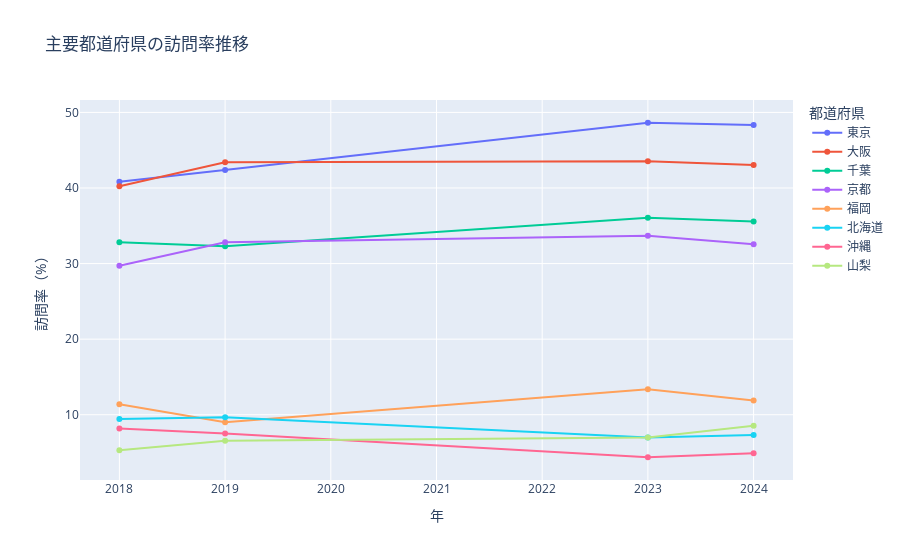

Here is the notebook cell this chart was saved with:
### Markdown cell above
### 4. 主要都道府県の訪問率時系列推移

代表的な都道府県を抽出し、訪問率の推移を時系列で確認する。

### Code cell
targets = ["東京", "大阪", "京都", "千葉", "福岡", "山梨", "北海道", "沖縄"]

df_ts = df[df["prefecture"].isin(targets)]

fig = px.line(
    df_ts,
    x="year",
    y="visit_rate",
    color="prefecture",
    markers=True,
    title="主要都道府県の訪問率推移",
    labels={
        "year": "年",
        "visit_rate": "訪問率（%）",
        "prefecture": "都道府県"
    }
)

fig.update_xaxes(dtick=1, tickformat="d")
fig.show()

### Figure 1 — Plotly figure (JSON) as saved in the notebook; plotly's stock layout.template omitted (floating-point values rounded to 4 significant figures)
{"data": [{"hovertemplate": "都道府県=東京<br>年=%{x}<br>訪問率（%）=%{y}<extra></extra>", "legendgroup": "東京", "line": {"color": "#636efa", "dash": "solid"}, "marker": {"symbol": "circle"}, "mode": "lines+markers", "name": "東京", "orientation": "v", "showlegend": true, "type": "scatter", "x": [2018, 2019, 2023, 2024], "xaxis": "x", "y": [40.82, 42.37, 48.63, 48.33], "yaxis": "y"}, {"hovertemplate": "都道府県=大阪<br>年=%{x}<br>訪問率（%）=%{y}<extra></extra>", "legendgroup": "大阪", "line": {"color": "#EF553B", "dash": "solid"}, "marker": {"symbol": "circle"}, "mode": "lines+markers", "name": "大阪", "orientation": "v", "showlegend": true, "type": "scatter", "x": [2018, 2019, 2023, 2024], "xaxis": "x", "y": [40.23, 43.41, 43.53, 43.04], "yaxis": "y"}, {"hovertemplate": "都道府県=千葉<br>年=%{x}<br>訪問率（%）=%{y}<extra></extra>", "legendgroup": "千葉", "line": {"color": "#00cc96", "dash": "solid"}, "marker": {"symbol": "circle"}, "mode": "lines+markers", "name": "千葉", "orientation": "v", "showlegend": true, "type": "scatter", "x": [2018, 2019, 2023, 2024], "xaxis": "x", "y": [32.82, 32.29, 36.06, 35.58], "yaxis": "y"}, {"hovertemplate": "都道府県=京都<br>年=%{x}<br>訪問率（%）=%{y}<extra></extra>", "legendgroup": "京都", "line": {"color": "#ab63fa", "dash": "solid"}, "marker": {"symbol": "circle"}, "mode": "lines+markers", "name": "京都", "orientation": "v", "showlegend": true, "type": "scatter", "x": [2018, 2019, 2023, 2024], "xaxis": "x", "y": [29.72, 32.83, 33.67, 32.56], "yaxis": "y"}, {"hovertemplate": "都道府県=福岡<br>年=%{x}<br>訪問率（%）=%{y}<extra></extra>", "legendgroup": "福岡", "line": {"color": "#FFA15A", "dash": "solid"}, "marker": {"symbol": "circle"}, "mode": "lines+markers", "name": "福岡", "orientation": "v", "showlegend": true, "type": "scatter", "x": [2018, 2019, 2023, 2024], "xaxis": "x", "y": [11.4, 9.013, 13.37, 11.9], "yaxis": "y"}, {"hovertemplate": "都道府県=北海道<br>年=%{x}<br>訪問率（%）=%{y}<extra></extra>", "legendgroup": "北海道", "line": {"color": "#19d3f3", "dash": "solid"}, "marker": {"symbol": "circle"}, "mode": "lines+markers", "name": "北海道", "orientation": "v", "showlegend": true, "type": "scatter", "x": [2018, 2019, 2023, 2024], "xaxis": "x", "y": [9.435, 9.673, 7.003, 7.306], "yaxis": "y"}, {"hovertemplate": "都道府県=沖縄<br>年=%{x}<br>訪問率（%）=%{y}<extra></extra>", "legendgroup": "沖縄", "line": {"color": "#FF6692", "dash": "solid"}, "marker": {"symbol": "circle"}, "mode": "lines+markers", "name": "沖縄", "orientation": "v", "showlegend": true, "type": "scatter", "x": [2018, 2019, 2023, 2024], "xaxis": "x", "y": [8.164, 7.533, 4.375, 4.912], "yaxis": "y"}, {"hovertemplate": "都道府県=山梨<br>年=%{x}<br>訪問率（%）=%{y}<extra></extra>", "legendgroup": "山梨", "line": {"color": "#B6E880", "dash": "solid"}, "marker": {"symbol": "circle"}, "mode": "lines+markers", "name": "山梨", "orientation": "v", "showlegend": true, "type": "scatter", "x": [2018, 2019, 2023, 2024], "xaxis": "x", "y": [5.312, 6.547, 6.996, 8.545], "yaxis": "y"}], "layout": {"legend": {"title": {"text": "都道府県"}, "tracegroupgap": 0}, "title": {"text": "主要都道府県の訪問率推移"}, "xaxis": {"anchor": "y", "domain": [0, 1], "dtick": 1, "tickformat": "d", "title": {"text": "年"}}, "yaxis": {"anchor": "x", "domain": [0, 1], "title": {"text": "訪問率（%）"}}}}
